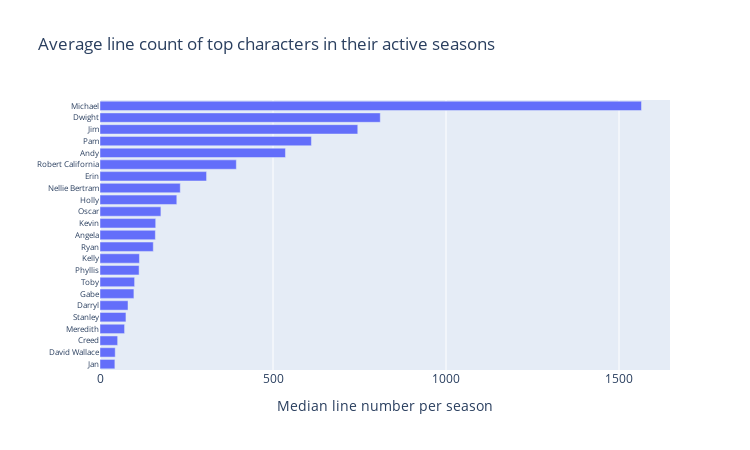

The notebook cell saved with this chart:
### Code cell
fig = px.bar(line_count_data.sort_values('median_lines_by_season'), 'median_lines_by_season', 'speaker',
              title = 'Average line count of top characters in their active seasons', 
              labels = {'speaker' : '', 'median_lines_by_season' : 'Median line number per season'},
              width = 750, height = 450)
fig.update_yaxes(tickfont = {'size' : 8})
fig.show()

### Figure 1 — Plotly figure (JSON) as saved in the notebook; plotly's stock layout.template omitted (floating-point values rounded to 4 significant figures)
{"data": [{"alignmentgroup": "True", "hovertemplate": "Median line number per season=%{x}<br>=%{y}<extra></extra>", "legendgroup": "", "marker": {"color": "#636efa", "pattern": {"shape": ""}}, "name": "", "offsetgroup": "", "orientation": "h", "showlegend": false, "textposition": "auto", "type": "bar", "x": [43, 44, 51, 71, 75, 81, 98, 100, 113, 114, 154, 160, 161, 176, 222, 232, 308, 394, 536, 611, 745, 810, 1565], "xaxis": "x", "y": ["Jan", "David Wallace", "Creed", "Meredith", "Stanley", "Darryl", "Gabe", "Toby", "Phyllis", "Kelly", "Ryan", "Angela", "Kevin", "Oscar", "Holly", "Nellie Bertram", "Erin", "Robert California", "Andy", "Pam", "Jim", "Dwight", "Michael"], "yaxis": "y"}], "layout": {"barmode": "relative", "height": 450, "legend": {"tracegroupgap": 0}, "title": {"text": "Average line count of top characters in their active seasons"}, "width": 750, "xaxis": {"anchor": "y", "domain": [0, 1], "title": {"text": "Median line number per season"}}, "yaxis": {"anchor": "x", "domain": [0, 1], "tickfont": {"size": 8}, "title": {"text": ""}}}}
